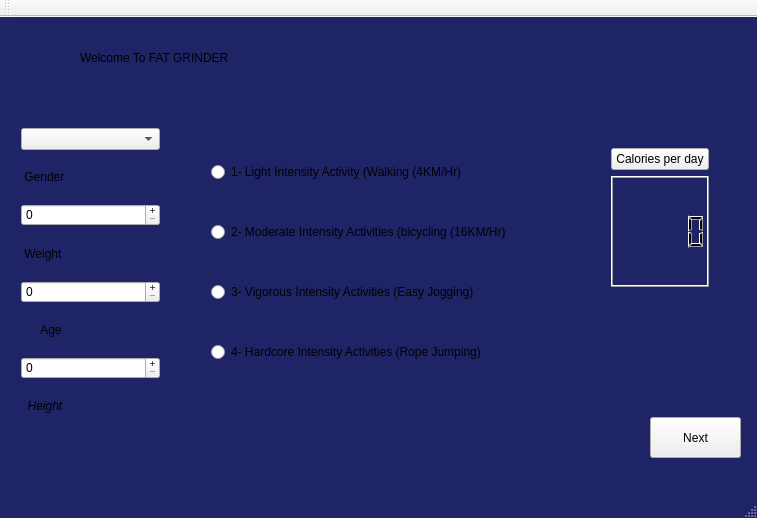
<?xml version="1.0" encoding="UTF-8"?>
<ui version="4.0">
 <class>MainWindow</class>
 <widget class="QMainWindow" name="MainWindow">
  <property name="geometry">
   <rect>
    <x>0</x>
    <y>0</y>
    <width>757</width>
    <height>518</height>
   </rect>
  </property>
  <property name="windowTitle">
   <string>MainWindow</string>
  </property>
  <property name="styleSheet">
   <string notr="true">QMainWindow{
background:rgb(31, 36, 102)}</string>
  </property>
  <widget class="QWidget" name="centralWidget">
   <widget class="QLabel" name="label">
    <property name="geometry">
     <rect>
      <x>80</x>
      <y>0</y>
      <width>441</width>
      <height>81</height>
     </rect>
    </property>
    <property name="styleSheet">
     <string notr="true">
font: 26pt &quot;Ubuntu&quot;;</string>
    </property>
    <property name="text">
     <string>Welcome To FAT GRINDER</string>
    </property>
    <property name="textFormat">
     <enum>Qt::PlainText</enum>
    </property>
   </widget>
   <widget class="QPushButton" name="pushButton">
    <property name="geometry">
     <rect>
      <x>650</x>
      <y>400</y>
      <width>91</width>
      <height>41</height>
     </rect>
    </property>
    <property name="text">
     <string>Next</string>
    </property>
   </widget>
   <widget class="QWidget" name="">
    <property name="geometry">
     <rect>
      <x>10</x>
      <y>100</y>
      <width>161</width>
      <height>321</height>
     </rect>
    </property>
    <layout class="QVBoxLayout" name="verticalLayout_2">
     <item>
      <widget class="QComboBox" name="comboBox"/>
     </item>
     <item>
      <layout class="QVBoxLayout" name="verticalLayout">
       <item>
        <widget class="QLabel" name="label_6">
         <property name="text">
          <string> Gender</string>
         </property>
        </widget>
       </item>
       <item>
        <widget class="QSpinBox" name="spinBox_3">
         <property name="buttonSymbols">
          <enum>QAbstractSpinBox::PlusMinus</enum>
         </property>
        </widget>
       </item>
       <item>
        <widget class="QLabel" name="label_4">
         <property name="text">
          <string> Weight</string>
         </property>
        </widget>
       </item>
       <item>
        <widget class="QSpinBox" name="spinBox">
         <property name="buttonSymbols">
          <enum>QAbstractSpinBox::PlusMinus</enum>
         </property>
        </widget>
       </item>
       <item>
        <widget class="QLabel" name="label_2">
         <property name="text">
          <string>      Age</string>
         </property>
        </widget>
       </item>
       <item>
        <widget class="QSpinBox" name="spinBox_2">
         <property name="buttonSymbols">
          <enum>QAbstractSpinBox::PlusMinus</enum>
         </property>
        </widget>
       </item>
       <item>
        <widget class="QLabel" name="label_5">
         <property name="font">
          <font>
           <italic>true</italic>
          </font>
         </property>
         <property name="styleSheet">
          <string notr="true">Qlabel_5{
	font: 57 11pt &quot;Ubuntu&quot;;
font:rgb(238, 238, 236)}</string>
         </property>
         <property name="text">
          <string>  Height</string>
         </property>
        </widget>
       </item>
      </layout>
     </item>
    </layout>
   </widget>
   <widget class="QWidget" name="">
    <property name="geometry">
     <rect>
      <x>200</x>
      <y>100</y>
      <width>382</width>
      <height>291</height>
     </rect>
    </property>
    <layout class="QVBoxLayout" name="verticalLayout_3">
     <item>
      <widget class="QRadioButton" name="radioButton">
       <property name="text">
        <string>1- Light Intensity Activity (Walking (4KM/Hr)</string>
       </property>
      </widget>
     </item>
     <item>
      <widget class="QRadioButton" name="radioButton_2">
       <property name="text">
        <string>2- Moderate Intensity Activities (bicycling (16KM/Hr)</string>
       </property>
      </widget>
     </item>
     <item>
      <widget class="QRadioButton" name="radioButton_3">
       <property name="text">
        <string>3- Vigorous Intensity Activities (Easy Jogging)</string>
       </property>
      </widget>
     </item>
     <item>
      <widget class="QRadioButton" name="radioButton_4">
       <property name="text">
        <string>4- Hardcore Intensity Activities (Rope Jumping)</string>
       </property>
      </widget>
     </item>
    </layout>
   </widget>
   <widget class="QWidget" name="">
    <property name="geometry">
     <rect>
      <x>600</x>
      <y>120</y>
      <width>120</width>
      <height>161</height>
     </rect>
    </property>
    <layout class="QVBoxLayout" name="verticalLayout_4">
     <item>
      <widget class="QPushButton" name="pushButton_2">
       <property name="text">
        <string>Calories per day</string>
       </property>
      </widget>
     </item>
     <item>
      <widget class="QLCDNumber" name="lcdNumber"/>
     </item>
    </layout>
   </widget>
  </widget>
  <widget class="QMenuBar" name="menuBar">
   <property name="geometry">
    <rect>
     <x>0</x>
     <y>0</y>
     <width>757</width>
     <height>22</height>
    </rect>
   </property>
  </widget>
  <widget class="QToolBar" name="mainToolBar">
   <attribute name="toolBarArea">
    <enum>TopToolBarArea</enum>
   </attribute>
   <attribute name="toolBarBreak">
    <bool>false</bool>
   </attribute>
  </widget>
  <widget class="QStatusBar" name="statusBar"/>
 </widget>
 <layoutdefault spacing="6" margin="11"/>
 <resources/>
 <connections/>
</ui>
